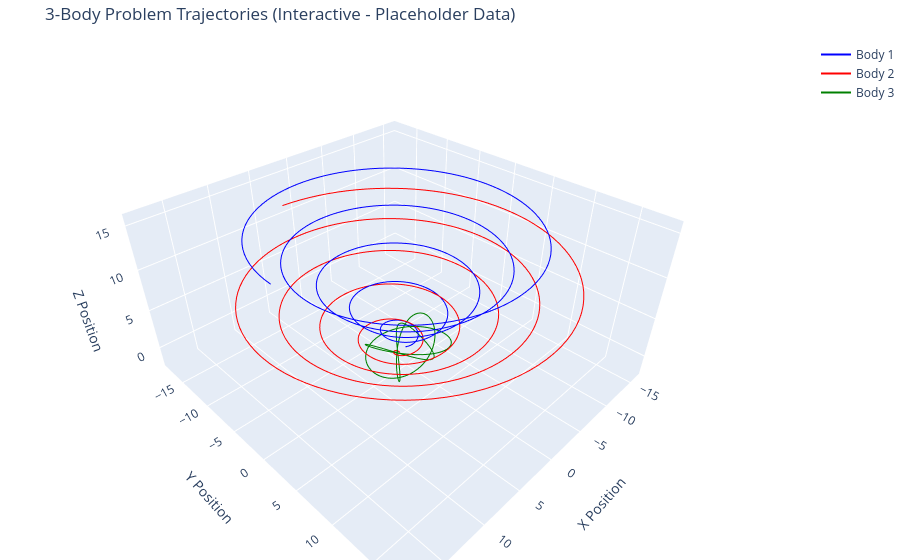

Notebook code cell kept with this figure:
### Code cell
import plotly.graph_objects as go
import numpy as np

# --- Placeholder Trajectory Data for Demonstration ---
# In a real 3-body problem simulation, these would be the
# x, y, z coordinates calculated by your numerical integrator.
# For demonstration, let's create some spiral-like paths.

num_points = 500
t = np.linspace(0, 10 * np.pi, num_points)

# Body 1: Simple spiral
body1_x = 0.5 * t * np.cos(t)
body1_y = 0.5 * t * np.sin(t)
body1_z = t / 2

# Body 2: Another spiral, offset and slightly different path
body2_x = -0.6 * t * np.cos(t + np.pi / 2) + 2
body2_y = -0.6 * t * np.sin(t + np.pi / 2) + 1
body2_z = t / 3 + 1

# Body 3: More erratic path
body3_x = np.sin(t * 1.5) * 4
body3_y = np.cos(t * 2) * 3
body3_z = np.sin(t / 0.5) * 2

# --- End Placeholder Data ---


# Static plot (for full trajectories)
fig = go.Figure(data=[
    go.Scatter3d(
        x=body1_x, y=body1_y, z=body1_z,
        mode='lines',
        name='Body 1',
        line=dict(color='blue', width=2)
    ),
    go.Scatter3d(
        x=body2_x, y=body2_y, z=body2_z,
        mode='lines',
        name='Body 2',
        line=dict(color='red', width=2)
    ),
    go.Scatter3d(
        x=body3_x, y=body3_y, z=body3_z,
        mode='lines',
        name='Body 3',
        line=dict(color='green', width=2)
    )
])

fig.update_layout(
    title='3-Body Problem Trajectories (Interactive - Placeholder Data)',
    scene=dict(
        xaxis_title='X Position',
        yaxis_title='Y Position',
        zaxis_title='Z Position'
    ),
    margin=dict(l=0, r=0, b=0, t=40)
)

fig.show()

### Figure 1 — Plotly figure (JSON) as saved in the notebook; plotly's stock layout.template omitted (floating-point values rounded to 4 significant figures; data arrays with more than 128 entries replaced by an {"elided": "..."} marker saying what was removed)
{"data": [{"line": {"color": "blue", "width": 2}, "mode": "lines", "name": "Body 1", "type": "scatter3d", "x": {"elided": "500 float values"}, "y": {"elided": "500 float values"}, "z": {"elided": "500 float values"}}, {"line": {"color": "red", "width": 2}, "mode": "lines", "name": "Body 2", "type": "scatter3d", "x": {"elided": "500 float values"}, "y": {"elided": "500 float values"}, "z": {"elided": "500 float values"}}, {"line": {"color": "green", "width": 2}, "mode": "lines", "name": "Body 3", "type": "scatter3d", "x": {"elided": "500 float values"}, "y": {"elided": "500 float values"}, "z": {"elided": "500 float values"}}], "layout": {"margin": {"b": 0, "l": 0, "r": 0, "t": 40}, "scene": {"xaxis": {"title": {"text": "X Position"}}, "yaxis": {"title": {"text": "Y Position"}}, "zaxis": {"title": {"text": "Z Position"}}}, "title": {"text": "3-Body Problem Trajectories (Interactive - Placeholder Data)"}}}
